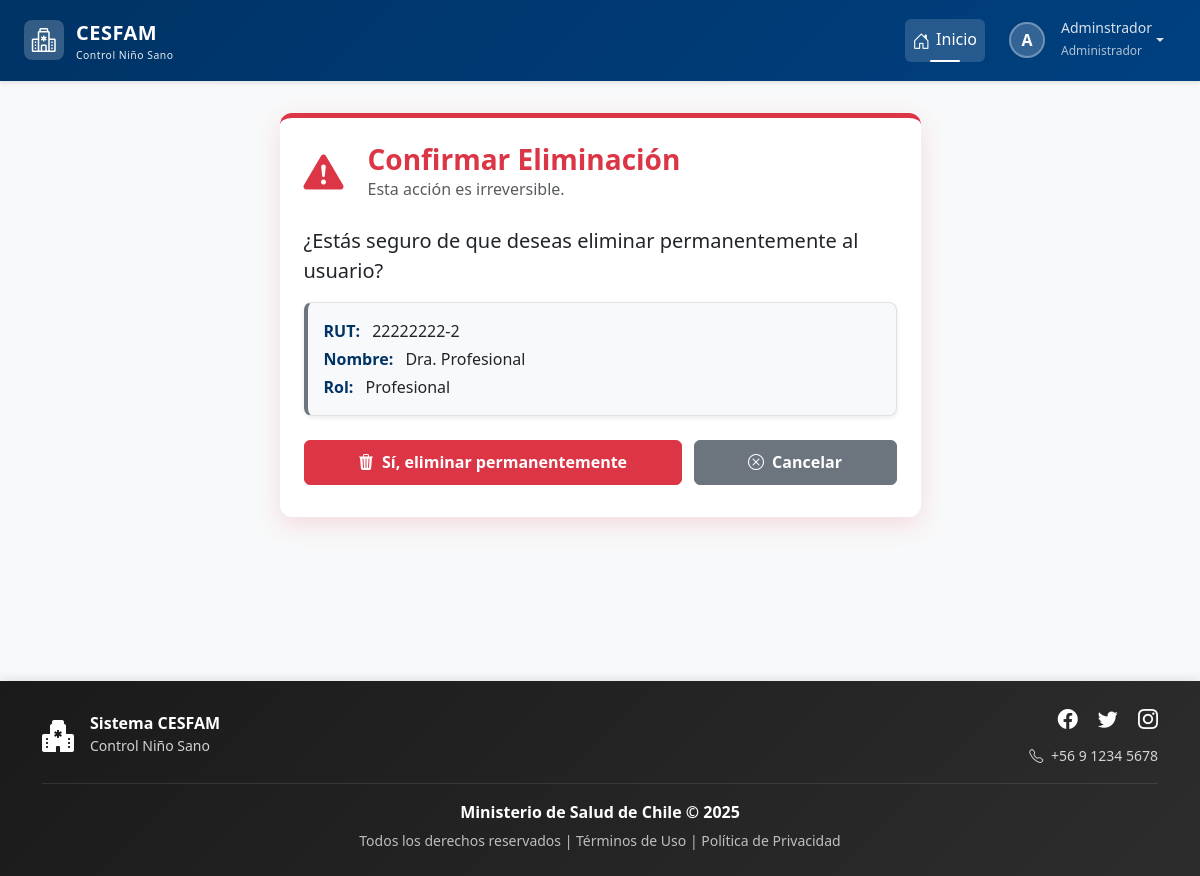
The page /usuarios/eliminar/2/ (signed in) on the database its author committed.
### login/models.py (models this page shows, shortened)
class Usuario(AbstractBaseUser, PermissionsMixin):
    rut = models.CharField(max_length=10, unique=True)
    nombre_completo = models.CharField(max_length=200)
    email = models.EmailField(unique=True)
    rol = models.ForeignKey(Rol, on_delete=models.PROTECT)
    clave_temporal = models.BooleanField(default=False)
    nombre_completo_norm = models.CharField(
        max_length=200,
        editable=False,
        db_index=True
    )
    activo = models.BooleanField(default=True)
    is_staff = models.BooleanField(default=False) # Necesario para el admin de Django
    fecha_creacion = models.DateTimeField(default=timezone.now)
    objects = UsuarioManager()
    USERNAME_FIELD = 'rut'
    REQUIRED_FIELDS = ['nombre_completo', 'email']

class Rol(models.Model):
    id = models.AutoField(primary_key=True)
    nombre_rol = models.CharField(max_length=30, unique=True)
    descripcion = models.CharField(max_length=200)

### login/views.py (the view)
@login_required
@rol_requerido(['Administrador'])
def eliminar_usuario(request, pk):
    usuario = get_object_or_404(Usuario, pk=pk)
    if request.method == 'POST':
        nombre_usuario = usuario.nombre_completo
        usuario.delete()
        messages.success(request, f'El usuario {nombre_usuario} ha sido eliminado permanentemente.')
        return redirect('listar_usuarios')
    contexto = {
        'usuario': usuario
    }
    return render(request, 'authentication/eliminar_usuario.html', contexto)

### login/templates/authentication/eliminar_usuario.html (shortened to what this page needs)
{% extends 'base.html' %}
{% load static %}
{% block extra_css %}
    <link rel="stylesheet" href="{% static 'css/estiloformularios.css' %}">
{% endblock %}
{% block content %}
<div class="container">
    <div class="row justify-content-center">
        <div class="col-lg-8 col-xl-7">
            <div class="card confirm-card">
                <div class="confirm-header">
                    <div class="confirm-icon">
                        <i class="bi bi-exclamation-triangle-fill"></i>
                    </div>
                    <div>
                        <h3 class="mb-0">Confirmar Eliminación</h3>
                        <p class="mb-0 text-muted">Esta acción es irreversible.</p>
                    </div>
                </div>
                <div class="confirm-body">
                    <p class="fs-5 mb-3">¿Estás seguro de que deseas eliminar permanentemente al usuario?</p>
                    <div class="alert user-info-alert">
                        <div><strong>RUT:</strong> {{ usuario.rut }}</div>
                        <div><strong>Nombre:</strong> {{ usuario.nombre_completo }}</div>
                        <div><strong>Rol:</strong> {{ usuario.rol.nombre_rol }}</div>
                    </div>
                    <form method="post" class="mt-4">
                        <div class="confirm-buttons">
                            <button type="submit" class="btn btn-danger">
                                <i class="bi bi-trash3-fill me-2"></i>Sí, eliminar permanentemente
                            </button>
                            <a href="{% url 'listar_usuarios' %}" class="btn btn-secondary">
                                <i class="bi bi-x-circle me-2"></i>Cancelar
                            </a>
                        </div>
                    </form>
                </div>
            </div>
        </div>
    </div>
</div>
{% endblock %}

### templates/base.html (shortened to what this page needs)
{% load static %}
<!DOCTYPE html>
<html lang="es">
<head>
    <link href="https://cdn.jsdelivr.net/npm/bootstrap@5.3.2/dist/css/bootstrap.min.css" rel="stylesheet"
>
    <link rel="stylesheet" href="https://cdn.jsdelivr.net/npm/bootstrap-icons@1.11.1/font/bootstrap-icons.css">
    <link href="https://cdn.jsdelivr.net/npm/select2@4.1.0-rc.0/dist/css/select2.min.css" rel="stylesheet" />
    <link rel="stylesheet" href="{% static 'css/estilobase.css' %}">
    {% block extra_css %}{% endblock %}
</head>
<body>
    <nav class="navbar navbar-expand-lg navbar-dark navbar-cesfam sticky-top">
        <div class="container-fluid px-4">
            <a class="navbar-brand" href="{% url 'home' %}">
                <div class="logo-icon">
                    <i class="bi bi-hospital text-white fs-4"></i>
                </div>
                <div>
                    <span>CESFAM</span>
                    <small class="d-block" style="font-size: 0.65rem; font-weight: 400; opacity: 0.9;">
                        Control Niño Sano
                    </small>
                </div>
            </a>
            <div class="collapse navbar-collapse" id="navbarNav">
                <ul class="navbar-nav ms-auto align-items-lg-center">
                    <li class="nav-item">
                        <a class="nav-link active" href="{% url 'home' %}">
                            <i class="bi bi-house-door"></i>Inicio
                        </a>
                    </li>
                    {% if request.user.is_authenticated %}
                    <li class="nav-item dropdown ms-lg-2">
                        <a class="nav-link dropdown-toggle d-flex align-items-center" href="#"
                           id="userDropdown" role="button" data-bs-toggle="dropdown" aria-expanded="false">
                            <div class="user-avatar">
                                {{ request.user.nombre_completo|first|upper }}
                            </div>
                            <div class="d-none d-lg-block text-start ms-2">
                                <small class="d-block" style="line-height: 1.2;">
                                    {{ request.user.nombre_completo|truncatewords:2 }}
                                </small>
                                <small style="font-size: 0.75rem; opacity: 0.8;">
                                    {{ request.user.rol.nombre_rol }}
                                </small>
                            </div>
                        </a>
                    </li>
                    {% else %}
                    <li class="nav-item ms-lg-2">
                        <a class="btn btn-light btn-sm" href="{% url 'login' %}">
                            <i class="bi bi-box-arrow-in-right me-1"></i>Iniciar Sesión
                        </a>
                    </li>
                    {% endif %}
                </ul>
            </div>
        </div>
    </nav>
    <main class="main-container container-fluid px-4">
        {% block content %}
        {% endblock %}
    </main>
    <footer class="footer-cesfam text-white py-4 mt-auto">
        <div class="container">
            <div class="row align-items-center">
                <div class="col-md-4 text-center text-md-start mb-3 mb-md-0">
                    <div class="d-flex align-items-center justify-content-center justify-content-md-start">
                        <i class="bi bi-hospital-fill fs-2 me-3"></i>
                        <div>
                            <h6 class="mb-0 fw-bold">Sistema CESFAM</h6>
                            <small style="opacity: 0.8;">Control Niño Sano</small>
                        </div>
                    </div>
                </div>
                <div class="col-md-4 text-center text-md-end">
                    <div class="social-links mb-2">
                        <a href="#" class="text-white text-decoration-none me-3" aria-label="Facebook">
                            <i class="bi bi-facebook fs-5"></i>
                        </a>
                        <a href="#" class="text-white text-decoration-none me-3" aria-label="Twitter">
                            <i class="bi bi-twitter fs-5"></i>
                        </a>
                        <a href="#" class="text-white text-decoration-none" aria-label="Instagram">
                            <i class="bi bi-instagram fs-5"></i>
                        </a>
                    </div>
                    <small style="opacity: 0.8;">
                        <i class="bi bi-telephone me-1"></i> +56 9 1234 5678
                    </small>
                </div>
            </div>
            <div class="footer-divider my-3"></div>
            <div class="row">
                <div class="col-12 text-center">
                    <p class="mb-1">
                        <strong>Ministerio de Salud de Chile &copy; {% now "Y" %}</strong>
                    </p>
                    <small style="opacity: 0.7;">
                        Todos los derechos reservados |
                        <a href="#" class="text-white text-decoration-none">Términos de Uso</a> |
                        <a href="#" class="text-white text-decoration-none">Política de Privacidad</a>
                    </small>
                </div>
            </div>
        </div>
    </footer>
</body>
</html>

### static/css/estilobase.css (style rules this page uses)
:root { --cesfam-primary: #003366; --cesfam-secondary: #0066cc; --cesfam-light: #e7f1ff; --cesfam-dark: #001a33; }
body { display: flex; flex-direction: column; min-height: 100vh; background-color: #f8f9fa; font-family: 'Segoe UI', Tahoma, Geneva, Verdana, sans-serif; }
main { flex: 1; }
.navbar-cesfam { background: linear-gradient(135deg, var(--cesfam-primary) 0%, #004080 100%); box-shadow: 0 2px 4px rgba(0,0,0,.1); padding: 0.75rem 0; }
.navbar-brand { display: flex; align-items: center; font-size: 1.25rem; font-weight: 700; letter-spacing: 0.5px; }
.navbar-brand .logo-icon { width: 40px; height: 40px; background: rgba(255,255,255,0.2); border-radius: 8px; display: flex; align-items: center; justify-content: center; margin-right: 12px; transition: all 0.3s ease; }
.navbar-nav .nav-link { color: rgba(255,255,255,0.85) !important; font-weight: 500; padding: 0.5rem 1rem; margin: 0 0.25rem; border-radius: 6px; transition: all 0.3s ease; position: relative; }
.navbar-nav .nav-link.active { color: #ffffff !important; background-color: rgba(255,255,255,0.15); }
.navbar-nav .nav-link.active::before { content: ''; position: absolute; bottom: 0; left: 50%; transform: translateX(-50%); width: 30px; height: 2px; background-color: #ffffff; border-radius: 2px; }
.navbar-nav .nav-link i { margin-right: 6px; font-size: 1.1em; vertical-align: middle; }
.user-avatar { width: 36px; height: 36px; background: rgba(255,255,255,0.2); border: 2px solid rgba(255,255,255,0.3); border-radius: 50%; display: flex; align-items: center; justify-content: center; font-weight: 600; color: white; margin-right: 8px; transition: all 0.3s ease; }
.alert { border: none; border-radius: 8px; box-shadow: 0 2px 4px rgba(0,0,0,0.08); border-left: 4px solid; animation: slideInUp 0.5s ease-out; display: flex; align-items: center; }
.footer-cesfam { background: linear-gradient(135deg, #1a1a1a 0%, #2d2d2d 100%); box-shadow: 0 -2px 10px rgba(0,0,0,0.1); margin-top: auto; }
.footer-divider { height: 1px; background: rgba(255,255,255,0.1); margin: 1rem 0; }
.footer-cesfam .social-links a { transition: all 0.3s ease; display: inline-block; }
.footer-cesfam .social-links a i { transition: all 0.3s ease; }
.main-container { padding-top: 2rem; padding-bottom: 3rem; min-height: calc(100vh - 200px); animation: fadeIn 0.8s ease-in-out; }
.card { border: none; box-shadow: 0 1px 3px rgba(0,0,0,0.08); border-radius: 10px; transition: all 0.3s ease; }

### static/css/estiloformularios.css (style rules this page uses)
:root { --cesfam-primary: #003366; --cesfam-secondary: #0066cc; --cesfam-danger: #dc3545; --cesfam-danger-soft: #f8d7da; --cesfam-light-gray: #f8f9fa; --cesfam-border-gray: #dee2e6; --cesfam-success: #198754; --cesfam-warning: #ffc107; --cesfam-info: #0dcaf0; --cesfam-muted-text: #6c757d; }
.confirm-card { border: none; border-radius: 12px; box-shadow: 0 8px 24px rgba(220, 53, 69, 0.15); border-top: 5px solid var(--cesfam-danger); animation: fadeInUp 0.6s ease-out; }
.confirm-header { display: flex; align-items: center; padding: 1.5rem; }
.confirm-icon { font-size: 2.5rem; color: var(--cesfam-danger); margin-right: 1.5rem; animation: pulse-warning 1.8s ease-in-out infinite; }
.confirm-header h3 { color: var(--cesfam-danger); font-weight: 700; margin-bottom: 0; }
.confirm-body { padding: 0 1.5rem 2rem 1.5rem; }
.user-info-alert { background-color: #f8f9fa; border: 1px solid #dee2e6; border-left: 4px solid #6c757d; padding: 1rem; border-radius: 8px; margin-bottom: 1rem; text-align: left; word-break: break-word; display: block; }
.user-info-alert div { margin-bottom: 0.25rem; }
.user-info-alert div:last-child { margin-bottom: 0; }
.user-info-alert strong { color: var(--cesfam-primary); margin-right: 0.5rem; }
.confirm-buttons { display: flex; flex-wrap: wrap; gap: 0.75rem; margin-top: 1.5rem; }
.confirm-buttons .btn { transition: all 0.2s ease; padding: 0.6rem 1.25rem; font-weight: 600; flex-grow: 1; text-align: center; }

### rows shown on the page
Usuario: user.nombre_completo|first "A", user.nombre_completo "Adminstrador", user.rol.nombre_rol "Administrador"
Usuario: rut "22222222-2", nombre_completo "Dra. Profesional", rol.nombre_rol "Profesional"
